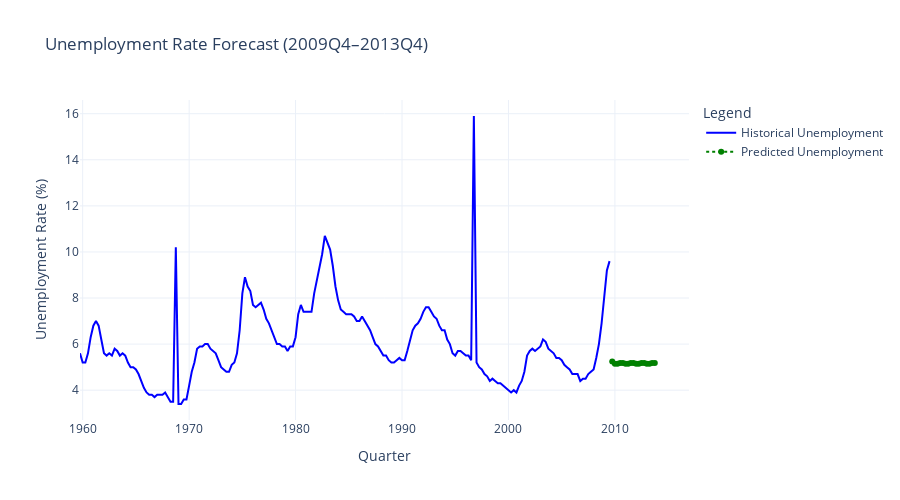

The cell this chart's notebook holds for it:
### Code cell
predictions = lgb_model.predict(X_future)

np.random.seed(42)
pred_samples = np.array([
    rf_model.predict(X_future) + np.random.normal(0, 0.2, len(X_future))
    for _ in range(100)
])

lower_bound = np.percentile(pred_samples, 2.5, axis=0)
upper_bound = np.percentile(pred_samples, 97.5, axis=0)

fig = go.Figure()

fig.add_trace(go.Scatter(
    x=ml_model_df.index,
    y=ml_model_df['unemp'],
    mode='lines',
    name='Historical Unemployment',
    line=dict(color='blue', width=2)
))

fig.add_trace(go.Scatter(
    x=X_future.index,
    y=predictions,
    mode='lines+markers',
    name='Predicted Unemployment',
    line=dict(color='green', width=2, dash='dot')
))


fig.update_layout(
    title='Unemployment Rate Forecast (2009Q4–2013Q4)',
    xaxis_title='Quarter',
    yaxis_title='Unemployment Rate (%)',
    legend_title='Legend',
    template='plotly_white',
    showlegend=True,
    width=900,
    height=500
)

fig.show()

### Figure 1 — Plotly figure (JSON) as saved in the notebook; plotly's stock layout.template omitted (floating-point values rounded to 4 significant figures; data arrays with more than 128 entries replaced by an {"elided": "..."} marker saying what was removed)
{"data": [{"line": {"color": "blue", "width": 2}, "mode": "lines", "name": "Historical Unemployment", "type": "scatter", "x": {"elided": "200 str values"}, "y": {"elided": "200 float values"}}, {"line": {"color": "green", "dash": "dot", "width": 2}, "mode": "lines+markers", "name": "Predicted Unemployment", "type": "scatter", "x": ["2009-10-01", "2010-01-01", "2010-04-01", "2010-07-01", "2010-10-01", "2011-01-01", "2011-04-01", "2011-07-01", "2011-10-01", "2012-01-01", "2012-04-01", "2012-07-01", "2012-10-01", "2013-01-01", "2013-04-01", "2013-07-01", "2013-10-01"], "y": [5.239, 5.148, 5.148, 5.176, 5.176, 5.148, 5.148, 5.176, 5.176, 5.148, 5.148, 5.176, 5.176, 5.148, 5.148, 5.176, 5.176]}], "layout": {"height": 500, "legend": {"title": {"text": "Legend"}}, "showlegend": true, "title": {"text": "Unemployment Rate Forecast (2009Q4–2013Q4)"}, "width": 900, "xaxis": {"title": {"text": "Quarter"}}, "yaxis": {"title": {"text": "Unemployment Rate (%)"}}}}
